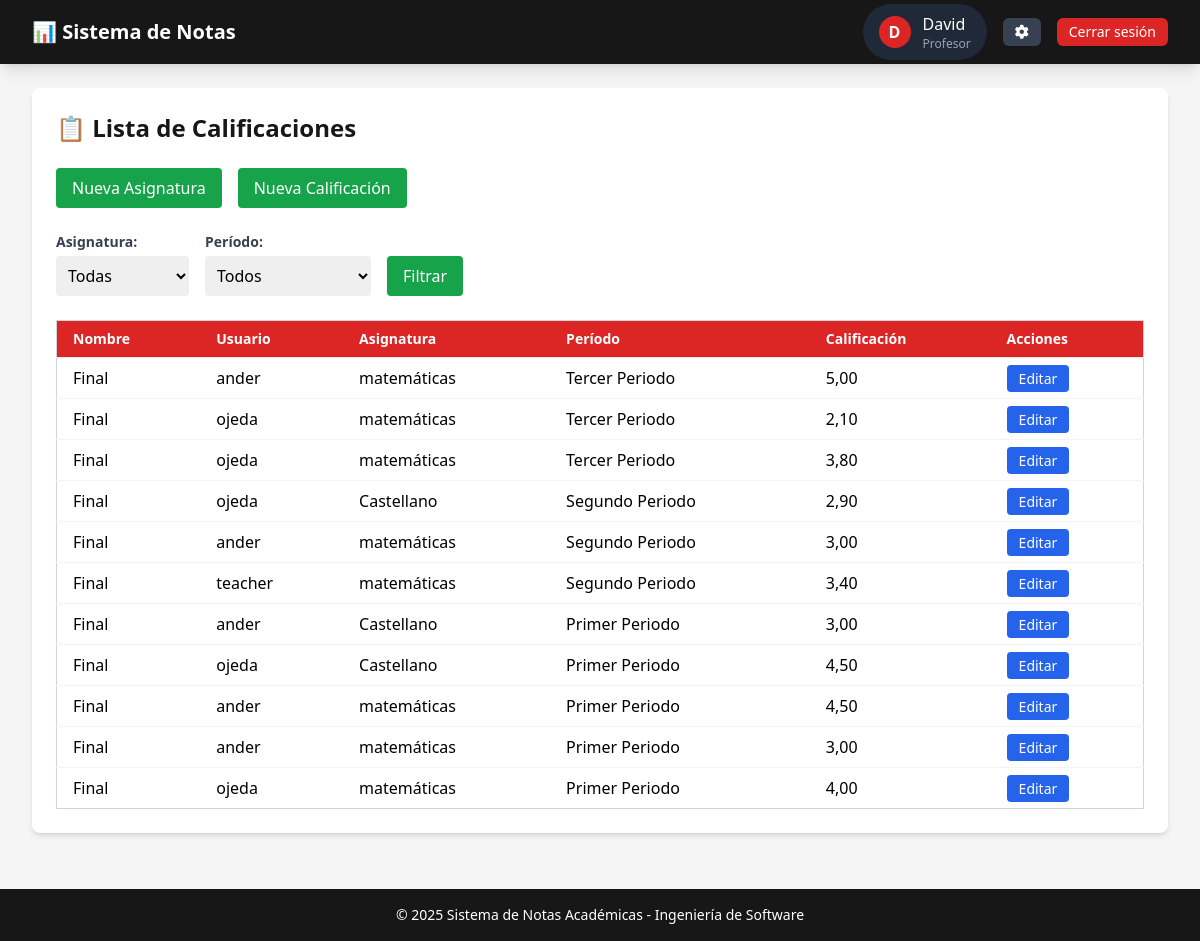
Before: /academico/lista_calificaciones/ (signed in) with the older database file.
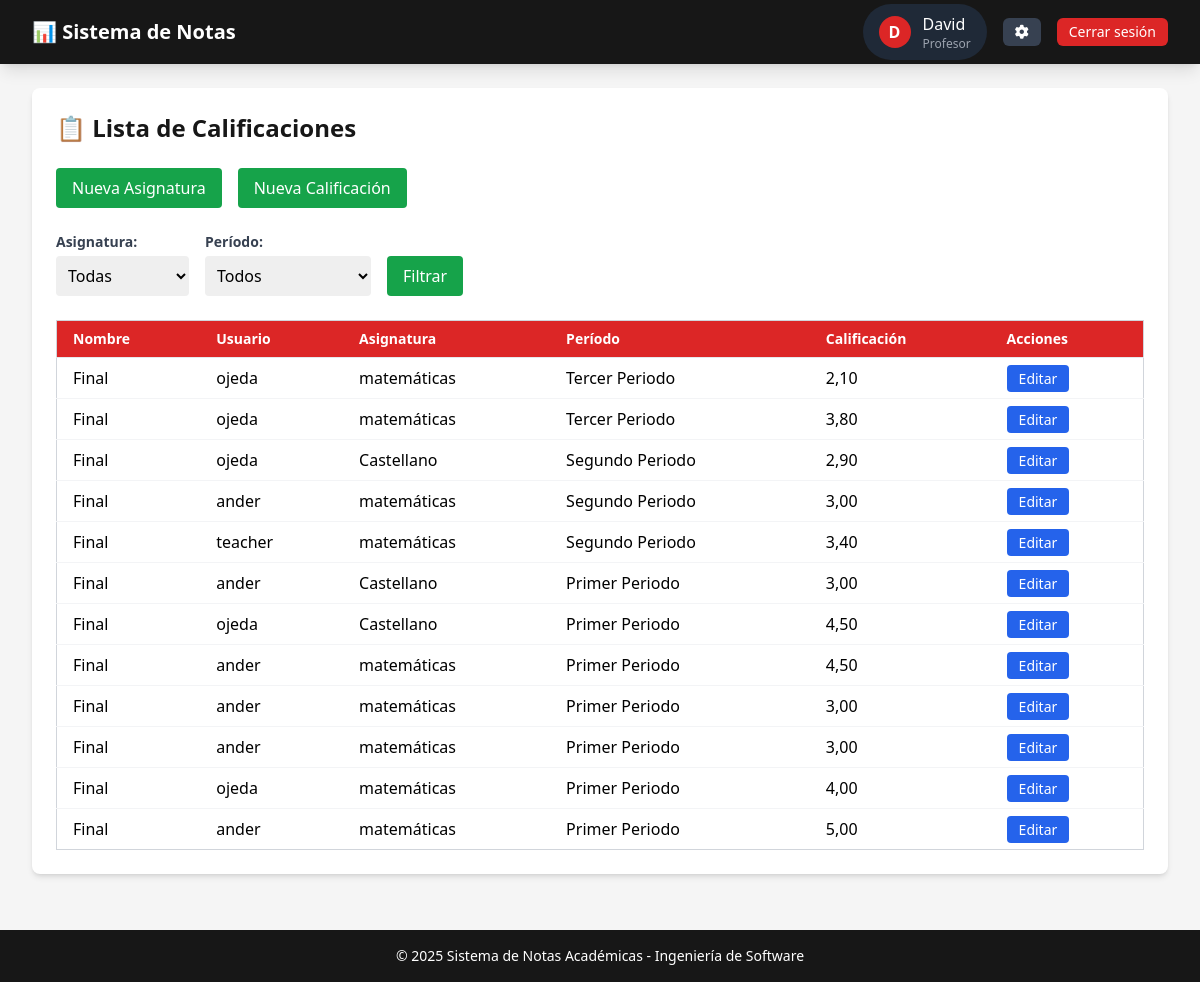
After: the same page with the newer database file.
### academico/models.py (models this page shows, shortened)
class Calificacion(models.Model):
    class Meta:
        indexes = [
            models.Index(fields=['estudiante', 'asignatura']),
            models.Index(fields=['periodo']),
            models.Index(fields=['profesor'])
        ]
        ordering = ['-periodo__nombre', 'asignatura__nombre']
    estudiante = models.ForeignKey(Estudiante, on_delete=models.CASCADE)
    profesor = models.ForeignKey(Profesor, on_delete=models.CASCADE)
    asignatura = models.ForeignKey(Asignatura, on_delete=models.CASCADE)
    periodo = models.ForeignKey(Periodo, on_delete=models.CASCADE)
    tipo_evaluacion = models.CharField(max_length=50, default="Final")
    nombre = models.CharField(
        max_length=100,
        blank=False,  # Puedes cambiar a False si lo quieres requerido
        verbose_name="Nombre/Descripción",
        help_text="Nombre descriptivo de la calificación"
    )
    nota = models.DecimalField(max_digits=4, decimal_places=2)

class Estudiante(models.Model):
    user = models.OneToOneField(settings.AUTH_USER_MODEL, on_delete=models.CASCADE)
    matricula = models.CharField(max_length=30, unique=True)

class User(AbstractUser):
    ROLES = [('admin', 'Administrador'), ('profesor', 'Profesor'), ('estudiante', 'Estudiante')]
    username = models.CharField('Nombre de usuario', max_length=30, unique=True)
    rol = models.CharField('Rol', max_length=20, choices=ROLES, default='estudiante')
    pregunta_seguridad = models.CharField('Pregunta de recuperación', max_length=200, blank=True, null=True)
    respuesta_seguridad = models.CharField('Respuesta de recuperación', max_length=200, blank=True, null=True)
    primer_inicio_sesion = models.BooleanField(default=True)
    intentos_recuperacion = models.IntegerField(default=0)
    ultimo_intento = models.DateTimeField(null=True, blank=True)
    objects = CustomUserManager()
    USERNAME_FIELD = 'username'
    REQUIRED_FIELDS = ['rol']

class Asignatura(models.Model):
    nombre = models.CharField(max_length=100)

class Periodo(models.Model):
    nombre = models.CharField(max_length=100)

### academico/views.py (the view)
# urls.py: path('lista_calificaciones/', views.lista_calificaciones, name='lista_calificaciones'),
@login_required
def lista_calificaciones(request):
    if request.user.rol != 'profesor':
        messages.error(request, "Acceso restringido a profesores.")
        return redirect('login')
    try:
        profesor = Profesor.objects.get(user=request.user)
    except Profesor.DoesNotExist:
        messages.error(request, "Perfil de profesor no encontrado.")
        return redirect('login')
    asignatura_id = request.GET.get('asignatura')
    periodo_id = request.GET.get('periodo')
    calificaciones = Calificacion.objects.filter(profesor=profesor).select_related('estudiante__user', 'asignatura', 'periodo')
    if asignatura_id:
        calificaciones = calificaciones.filter(asignatura_id=asignatura_id)
    if periodo_id:
        calificaciones = calificaciones.filter(periodo_id=periodo_id)
    context = {
        'calificaciones': calificaciones,
        'asignaturas': Asignatura.objects.all(),
        'periodos': Periodo.objects.all(),
        'mensaje': "No hay calificaciones registradas." if not calificaciones.exists() else None
    }
    return render(request, 'academico/calificaciones/lista_calificaciones.html', context)

### templates/academico/calificaciones/lista_calificaciones.html (shortened to what this page needs)
{% extends 'base/base_generic.html' %}
{% block content %}
<div class="bg-white p-6 rounded-lg shadow-md">
    <h2 class="text-2xl font-bold text-academic-secondary mb-6">📋 Lista de Calificaciones</h2>
    <div class="flex flex-wrap items-center gap-4 mb-6">
        <a href="{% url 'crear_asignatura' %}" class="bg-green-600 text-white px-4 py-2 rounded hover:bg-green-700 transition">Nueva Asignatura</a>
        <a href="{% url 'crear_calificacion' %}" class="bg-green-600 text-white px-4 py-2 rounded hover:bg-green-700 transition">Nueva Calificación</a>
    </div>
    <form method="get" class="flex flex-wrap gap-4 items-center mb-6">
        <div>
            <label class="block mb-1 font-semibold text-sm text-gray-700">Asignatura:</label>
            <select name="asignatura" class="border-gray-300 rounded p-2">
                <option value="">Todas</option>
            </select>
        </div>
        <div>
            <label class="block mb-1 font-semibold text-sm text-gray-700">Período:</label>
            <select name="periodo" class="border-gray-300 rounded p-2">
                <option value="">Todos</option>
            </select>
        </div>
        <div class="self-end">
            <button type="submit" class="bg-green-600 text-white px-4 py-2 rounded hover:bg-green-700 transition">Filtrar</button>
        </div>
    </form>
<div class="overflow-x-auto">
    <table class="min-w-full divide-y divide-gray-200 border border-gray-300">
        <thead class="bg-academic-primary text-white">
            <tr>
                <th class="px-4 py-2 text-left text-sm font-semibold">Nombre</th>
                <th class="px-4 py-2 text-left text-sm font-semibold">Usuario</th>
                <th class="px-4 py-2 text-left text-sm font-semibold">Asignatura</th>
                <th class="px-4 py-2 text-left text-sm font-semibold">Período</th>
                <th class="px-4 py-2 text-left text-sm font-semibold">Calificación</th>
                <th class="px-4 py-2 text-left text-sm font-semibold">Acciones</th>
            </tr>
        </thead>
        <tbody class="bg-white divide-y divide-gray-100">
            {% for calificacion in calificaciones %}
                <tr class="hover:bg-gray-50">
                    <td class="px-4 py-2">
                        {% if calificacion.nombre %}
                            {{ calificacion.nombre }}
                        {% else %}
                            {{ calificacion.tipo_evaluacion }}
                        {% endif %}
                    </td>
                    <td class="px-4 py-2">{{ calificacion.estudiante.user.username }}</td>
                    <td class="px-4 py-2">{{ calificacion.asignatura.nombre }}</td>
                    <td class="px-4 py-2">{{ calificacion.periodo.nombre }}</td>
                    <td class="px-4 py-2">{{ calificacion.nota|default:"-"|floatformat:2 }}</td>
                    <td class="px-4 py-2">
                        <a href="{% url 'editar_calificacion' calificacion.id %}"
                           class="bg-blue-600 text-white px-3 py-1 rounded hover:bg-blue-700 transition text-sm">
                            Editar
                        </a>
                    </td>
                </tr>
            {% empty %}
                <tr>
                    <td colspan="6" class="px-4 py-4 text-center text-gray-500">No hay calificaciones registradas.</td>
                </tr>
            {% endfor %}
        </tbody>
    </table>
</div>
</div>
{% endblock %}

Changed rows visible on the page:
changed Calificacion (number 9 of 12 on the later page): periodo.nombre "Tercer Periodo" → "Primer Periodo"; nota "5,00" → "3,00"; moves down the list
added Calificacion: tipo_evaluacion "Final", estudiante.user.username "ander", asignatura.nombre "matemáticas", periodo.nombre "Primer Periodo", nota "5,00"
